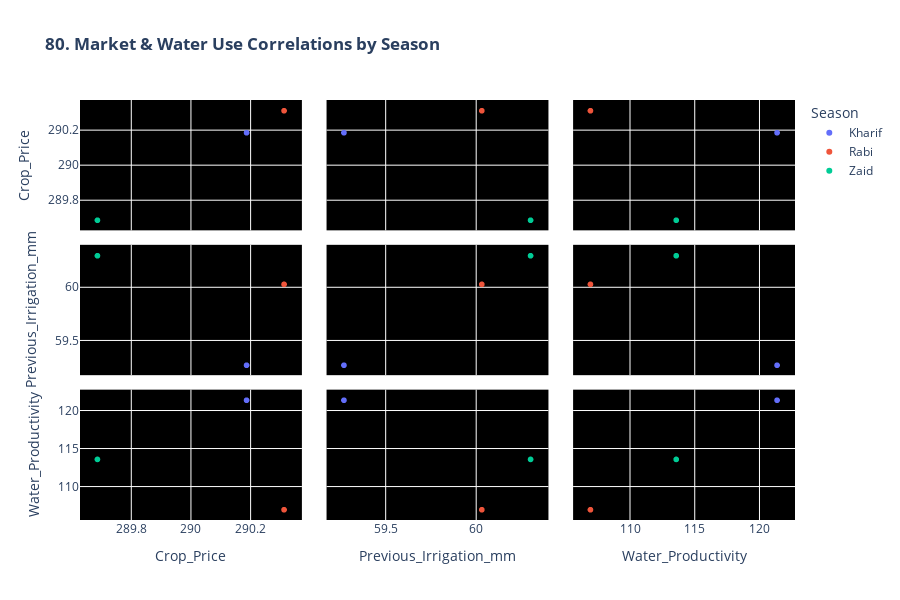

This figure's notebook cell:
### Markdown cell above
### *80. Market Price Correlation*

### Code cell
print("\n80. Market Correlations...")

price_correlations = df.groupby('Season', observed=False).agg({
    'Crop_Price': 'mean',
    'Previous_Irrigation_mm': 'mean',
    'Water_Productivity': 'mean'
}).reset_index()

fig80 = px.scatter_matrix(price_correlations, 
                         dimensions=['Crop_Price', 'Previous_Irrigation_mm', 'Water_Productivity'],
                         color='Season',
                         title='<b>80. Market & Water Use Correlations by Season</b>')

fig80.update_layout(height=600, plot_bgcolor='black')
fig80.show()

### Figure 1 — Plotly figure (JSON) as saved in the notebook; plotly's stock layout.template omitted (floating-point values rounded to 4 significant figures)
{"data": [{"dimensions": [{"axis": {"matches": true}, "label": "Crop_Price", "values": [290.2]}, {"axis": {"matches": true}, "label": "Previous_Irrigation_mm", "values": [59.27]}, {"axis": {"matches": true}, "label": "Water_Productivity", "values": [121.4]}], "hovertemplate": "Season=Kharif<br>%{xaxis.title.text}=%{x}<br>%{yaxis.title.text}=%{y}<extra></extra>", "legendgroup": "Kharif", "marker": {"color": "#636efa", "symbol": "circle"}, "name": "Kharif", "showlegend": true, "type": "splom"}, {"dimensions": [{"axis": {"matches": true}, "label": "Crop_Price", "values": [290.3]}, {"axis": {"matches": true}, "label": "Previous_Irrigation_mm", "values": [60.03]}, {"axis": {"matches": true}, "label": "Water_Productivity", "values": [107.0]}], "hovertemplate": "Season=Rabi<br>%{xaxis.title.text}=%{x}<br>%{yaxis.title.text}=%{y}<extra></extra>", "legendgroup": "Rabi", "marker": {"color": "#EF553B", "symbol": "circle"}, "name": "Rabi", "showlegend": true, "type": "splom"}, {"dimensions": [{"axis": {"matches": true}, "label": "Crop_Price", "values": [289.7]}, {"axis": {"matches": true}, "label": "Previous_Irrigation_mm", "values": [60.3]}, {"axis": {"matches": true}, "label": "Water_Productivity", "values": [113.6]}], "hovertemplate": "Season=Zaid<br>%{xaxis.title.text}=%{x}<br>%{yaxis.title.text}=%{y}<extra></extra>", "legendgroup": "Zaid", "marker": {"color": "#00cc96", "symbol": "circle"}, "name": "Zaid", "showlegend": true, "type": "splom"}], "layout": {"dragmode": "select", "height": 600, "legend": {"title": {"text": "Season"}, "tracegroupgap": 0}, "plot_bgcolor": "black", "title": {"text": "<b>80. Market & Water Use Correlations by Season</b>"}}}
